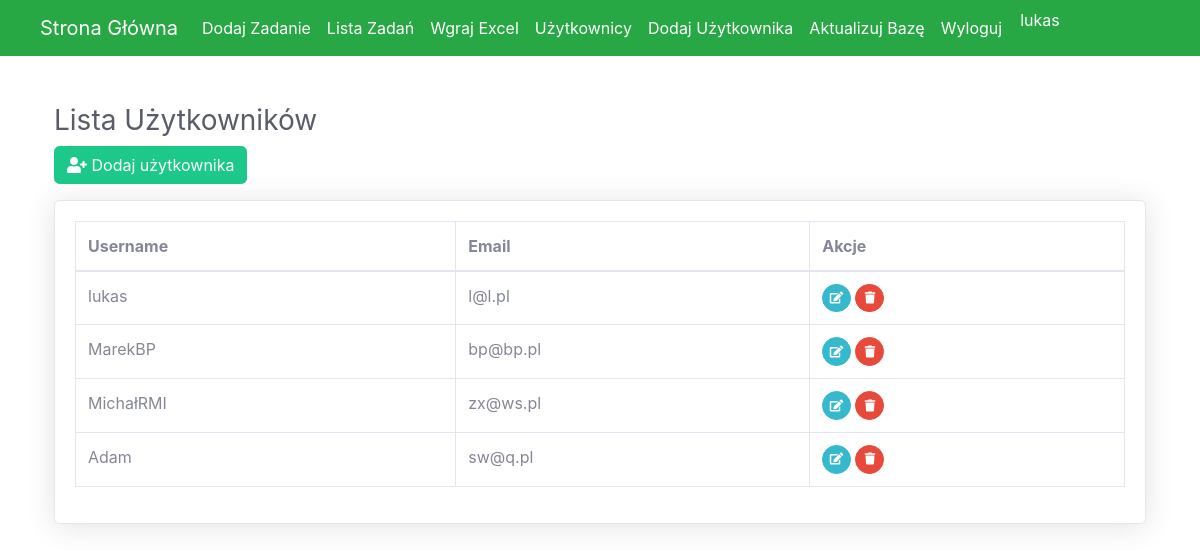
The app's page /users/ (signed in), older data.
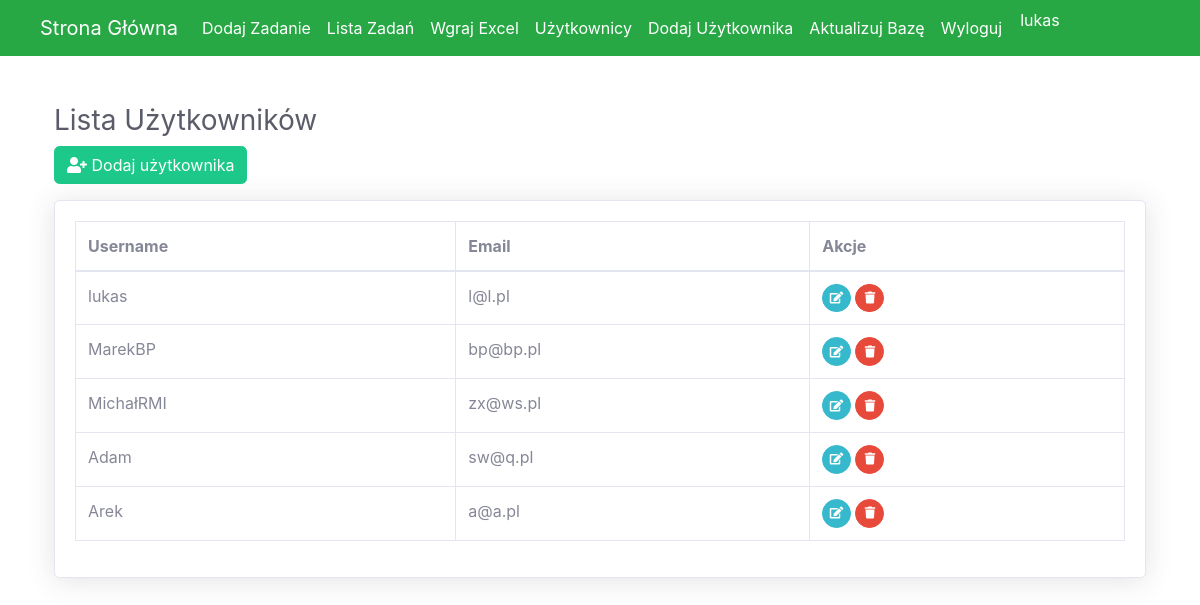
The same page, newer data.
### app/models.py (models this page shows, shortened)
class CustomUser(AbstractUser):
    phone_number = models.CharField(max_length=15, blank=True, null=True)
    job_title = models.CharField(max_length=100, blank=True, null=True)
    company = models.CharField(max_length=100, blank=True, null=True)
    def is_administrator(self):
        return self.job_title and self.job_title.lower() == 'administrator'

### app/views.py (the view)
# urls.py: path('users/', views.user_list, name='user_list'),
@login_required
def user_list(request):
    users = CustomUser.objects.all()
    return render(request, 'user_list.html', {'users': users})

### app/templates/user_list.html (shortened to what this page needs)
{% load static %}
{% include 'header.html' %}
<!DOCTYPE html>
<html lang="en">
<head>
    <link rel="stylesheet" href="https://stackpath.bootstrapcdn.com/bootstrap/4.5.2/css/bootstrap.min.css">
    <link rel="stylesheet" href="https://cdnjs.cloudflare.com/ajax/libs/font-awesome/5.15.1/css/all.min.css">
    <link href="{% static 'css/sb-admin-2.min.css' %}" rel="stylesheet">
</head>
<body>
    <div class="container mt-5">
        <h1 class="h3 mb-2 text-gray-800">Lista Użytkowników</h1>
        <a href="{% url 'add_user' %}" class="btn btn-success mb-3">
            <i class="fas fa-user-plus"></i> Dodaj użytkownika
        </a>
        <div class="card shadow mb-4">
            <div class="card-body">
                <div class="table-responsive">
                    <table class="table table-bordered" id="dataTable" width="100%" cellspacing="0">
                        <thead>
                            <tr>
                                <th>Username</th>
                                <th>Email</th>
                                <th>Akcje</th>
                            </tr>
                        </thead>
                        <tbody>
                            {% for user in users %}
                                <tr>
                                    <td>{{ user.username }}</td>
                                    <td>{{ user.email }}</td>
                                    <td>
                                        <a href="{% url 'edit_user' user.id %}" class="btn btn-info btn-circle btn-sm">
                                            <i class="fas fa-edit"></i>
                                        </a>
                                        <a href="{% url 'delete_user' user.id %}" class="btn btn-danger btn-circle btn-sm">
                                            <i class="fas fa-trash"></i>
                                        </a>
                                    </td>
                                </tr>
                            {% endfor %}
                        </tbody>
                    </table>
                </div>
            </div>
        </div>
    </div>
</body>
</html>

### app/templates/header.html (shortened to what this page needs)
{% load static %}
<!DOCTYPE html>
<html lang="en">
<head>
    <link rel="stylesheet" href="https://stackpath.bootstrapcdn.com/bootstrap/4.5.2/css/bootstrap.min.css">
    <link href="{% static 'css/sb-admin-2.min.css' %}" rel="stylesheet">
</head>
<body>
    <nav class="navbar navbar-expand-lg navbar-custom">
        <div class="container-fluid">
            <a class="navbar-brand" href="{% url 'home' %}">Strona Główna</a>
            <div class="collapse navbar-collapse" id="navbarNav">
                <ul class="navbar-nav">
                    {% if user.is_administrator %}
                        <li class="nav-item">
                            <a class="nav-link" href="{% url 'create_task' %}">Dodaj Zadanie</a>
                        </li>
                    {% endif %}
                    <li class="nav-item">
                        <a class="nav-link" href="{% url 'task_list' %}">Lista Zadań</a>
                    </li>
                    {% if user.is_administrator %}
                        <li class="nav-item">
                            <a class="nav-link" href="{% url 'upload_excel' %}">Wgraj Excel</a>
                        </li>
                        <li class="nav-item">
                            <a class="nav-link" href="{% url 'user_list' %}">Użytkownicy</a>
                        </li>
                        <li class="nav-item">
                            <a class="nav-link" href="{% url 'add_user' %}">Dodaj Użytkownika</a>
                        </li>
                    {% endif %}
                    <li class="nav-item">
                        <a class="nav-link" href="{% url 'update_database' %}">Aktualizuj Bazę</a>
                    </li>
                    <li class="nav-item">
                        <a class="nav-link" href="{% url 'logout' %}">Wyloguj</a>
                    </li>
                    <li class="nav-item user-name">
                        {{ request.user.username }}
                    </li>
                </ul>
            </div>
        </div>
    </nav>
</body>
</html>

Row changes from the older to the newer data that the page shows:
added CustomUser: username "Arek", email "a@a.pl"
